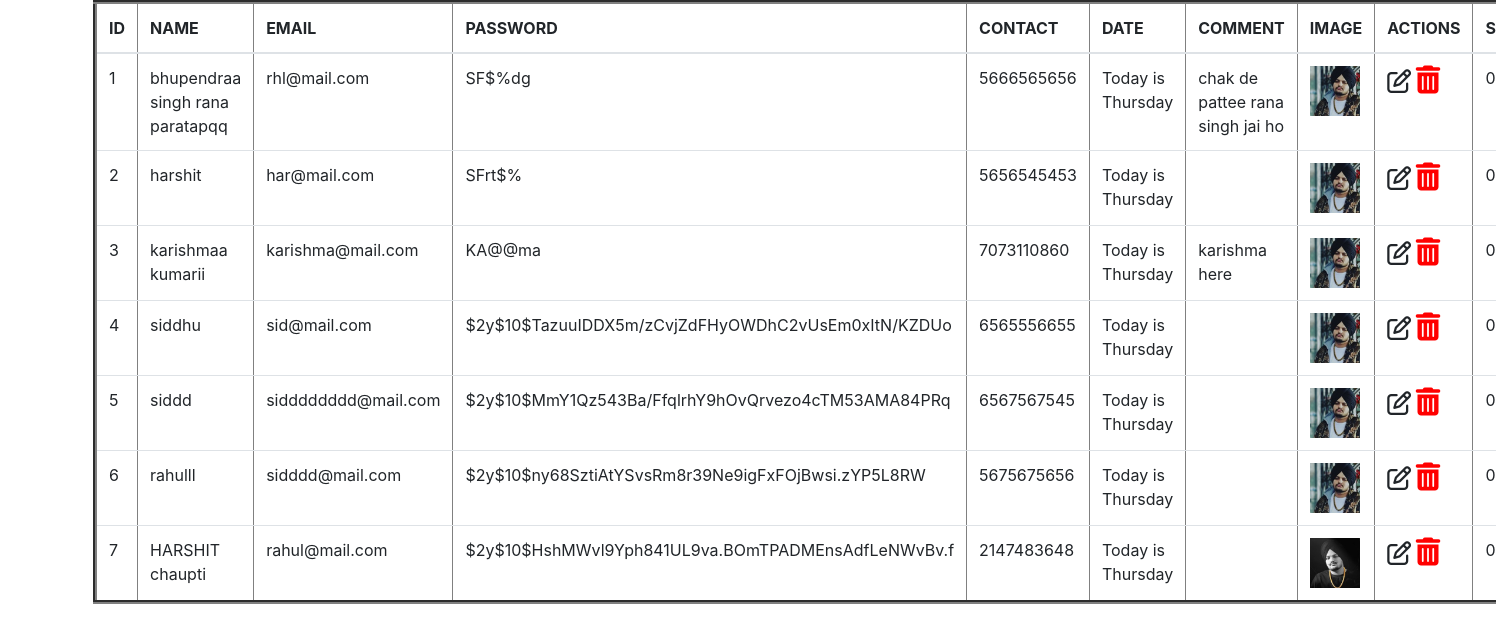
Page /list.php on the committed database.
### tables this page shows
CREATE TABLE `student_table` (
  `id` int(11) NOT NULL,
  `name` varchar(255) NOT NULL,
  `email` varchar(50) NOT NULL,
  `password` varchar(50) NOT NULL,
  `contact` varchar(25) NOT NULL,
  `comment` varchar(255) DEFAULT NULL,
  `image` varchar(255) NOT NULL,
  `status` int(5) NOT NULL DEFAULT 1,
  `date` timestamp(6) NOT NULL DEFAULT current_timestamp(6)
);

### list.php (the view, shortened to what this page needs)
<?php
include 'connection.php';
 $data   ="SELECT `id`, `name`, `email`, `password`, `contact`, `comment`, `image`, `status` FROM `student_table`";
 $rahul= mysqli_query($conn , $data);
 $new= $rahul->fetch_all(MYSQLI_ASSOC);
?>
<!doctype html>
<html lang="en">
  <head>
    <link rel="stylesheet" href="https://cdnjs.cloudflare.com/ajax/libs/font-awesome/6.5.1/css/all.min.css">
    <link rel="stylesheet" href="https://cdn.jsdelivr.net/npm/bootstrap@4.0.0/dist/css/bootstrap.min.css">
  </head>
  <body>
    <div class="container">
    <table class="table table-hover" border="4">
  <thead>
    <tr>
      <th scope="col">ID</th>
      <th scope="col">NAME</th>
      <th scope="col">EMAIL</th>
      <th scope="col">PASSWORD</th>
      <th scope="col">CONTACT</th>
      <th scope="col">DATE</th>
      <th scope="col">COMMENT</th>
      <th scope="col">IMAGE</th>
      <th scope="col">ACTIONS</th>
       <th scope="col">STATUS</th>
    </tr>
  </thead>
  <tbody>
  <?php
  $id=1;
    foreach($new as $value)
      {
      ?>
    <tr>
      <td><?php echo $id;?></td>
      <td><?php echo $value['name'];?></td>
      <td><?=$value['email'];?></td>
      <td><?=$value['password'];?></td>
      <td><?=$value['contact'];?></td>
      <td><?php echo "Today is<br>".date("l");?></td>
      <td><?=$value['comment'];?></td>
         <td><img width="50px" height="50px" src="upload/<?=$value['image'];?>"></td>
      <td>
        <a data-eid="<?=$value['id']?>" id="edit_page" data-bs-toggle="modal" data-bs-target="#exampleModal" class="edit">
        <i class='far fa-edit' style='font-size:24px'> </i></a>
        <a data-id="<?=$value['id']?>" id="delete"  class="delete"><i class="fas fa-trash-alt" style="font-size:28px;color:red"></i></a>
        </td>
        <td><?php echo $value['status'];?></td>
    </tr>
    <?php
    $id++;
   }
   ?>
  </tbody>
</table>
  </body>
</html>

### list.php (style rules this page uses)
.table { width: 50%; max-width: 60%; margin-bottom: 1rem; background-color: transparent; }
.container { max-width: 1340px; }

### rows in the picture
student_table: name "bhupendraa singh rana paratapqq", email "rhl@mail.com", password "SF$%dg", contact "5666565656", comment "chak de pattee rana singh jai ho", image (picture), status "0"
student_table: name "harshit", email "har@mail.com", password "SFrt$%", contact "5656545453", image (picture), status "0"
student_table: name "karishmaa kumarii", email "karishma@mail.com", password "KA@@ma", contact "7073110860", comment "karishma here", image (picture), status "0"
student_table: name "siddhu", email "sid@mail.com", password "$2y$10$TazuuIDDX5m/zCvjZdFHyOWDhC2vUsEm0xItN/KZDUo", contact "6565556655", image (picture), status "0"
student_table: name "siddd", email "sidddddddd@mail.com", password "$2y$10$MmY1Qz543Ba/FfqlrhY9hOvQrvezo4cTM53AMA84PRq", contact "6567567545", image (picture), status "0"
student_table: name "rahulll", email "sidddd@mail.com", password "$2y$10$ny68SztiAtYSvsRm8r39Ne9igFxFOjBwsi.zYP5L8RW", contact "5675675656", image (picture), status "0"
student_table: name "HARSHIT chaupti", email "rahul@mail.com", password "$2y$10$HshMWvl9Yph841UL9va.BOmTPADMEnsAdfLeNWvBv.f", contact "2147483648", image (picture), status "0"
